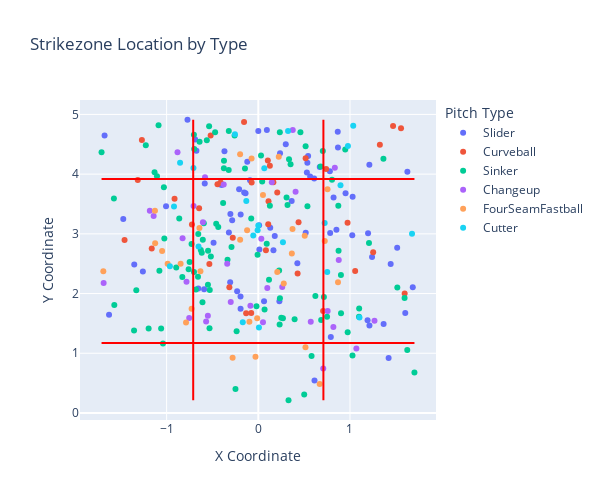

Notebook code cell kept with this figure:
### Code cell
# Create scatter plot
fig = px.scatter(
    df, 
    x='x', 
    y='y', 
    color='Pitch Type',
    labels={'x': 'X Coordinate', 'y': 'Y Coordinate'},
    width=600,
    height=500,
    title='Strikezone Location by Type'
)

#Lines for Strikezone
fig.add_shape( type='line', x0=-0.71, y0=df['y'].min(), x1=-0.71,y1=df['y'].max(),line=dict(color='Red',width=2))
fig.add_shape( type='line', x0=0.71, y0=df['y'].min(), x1=0.71,y1=df['y'].max(),line=dict(color='Red',width=2))
fig.add_shape( type='line', x0=df['x'].min(), y0=1.17, x1=df['x'].max(), y1=1.17,line=dict(color='Red',width=2))
fig.add_shape( type='line', x0=df['x'].min(), y0=3.92, x1=df['x'].max(), y1=3.92,line=dict(color='Red',width=2))

# Show plot
fig.show()
